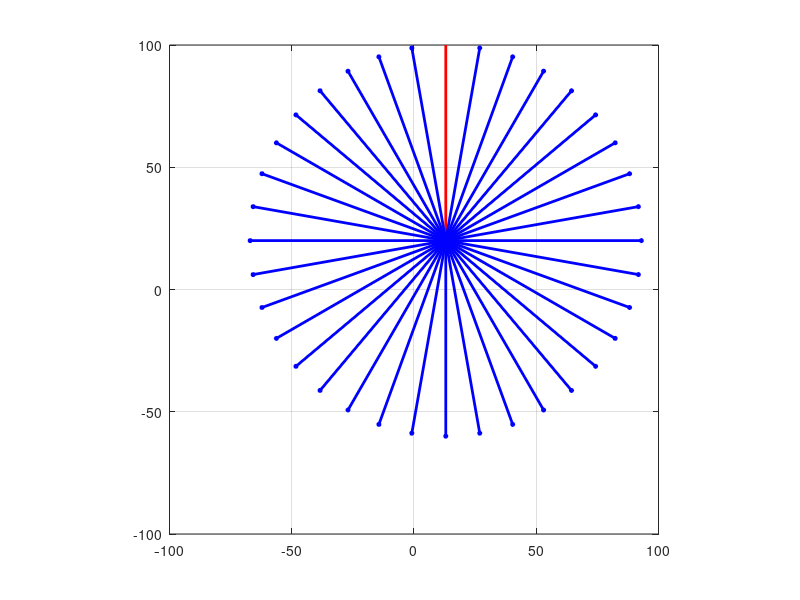

Source code (MATLAB): (Note: this script raises an error after producing the figure.)
% Definition of the L1 parameter
L1=13;
% Definition of the points A and B
A=[L1,20]
B=[L1,100]
x=[A(1) B(1)];
y=[A(2) B(2)];
% Definition of the offset
x_offset=[x(1) 0 x(1)];
y_offset=[y(1) 0 50];
for k=1:3
   figure
   % Plot of the original line
   plot(x,y,'r','linewidth',2)
   grid on
   hold on
   for a=10:10:350
      % Definitin of the rotation angle
      % a=45;
      t=a*pi/180;
      % Definition of the rotation matrix
      mx=[ ...
         cos(t) -sin(t)
         sin(t) cos(t)
         ];
      % Traslation and rotation of the points A and B
      x1_y1=mx*[x - x_offset(k);y - y_offset(k)]
      x1=x1_y1(1,:);
      y1=x1_y1(2,:);
      % Plot of the rotated line
      ph=plot(x1+x_offset(k),y1+y_offset(k),'b','linewidth',2)
      daspect([1 1 1])
      % xlim([-100 30])
      % ylim([-80 120])
      plot(x1+x_offset(k),y1+y_offset(k),'o','markeredgecolor','b', ...
         'markersize',3,'markerfacecolor','b')
      pause(.05)
      % delete(ph)
   end
   legend('Original','Rotated',-1)
end